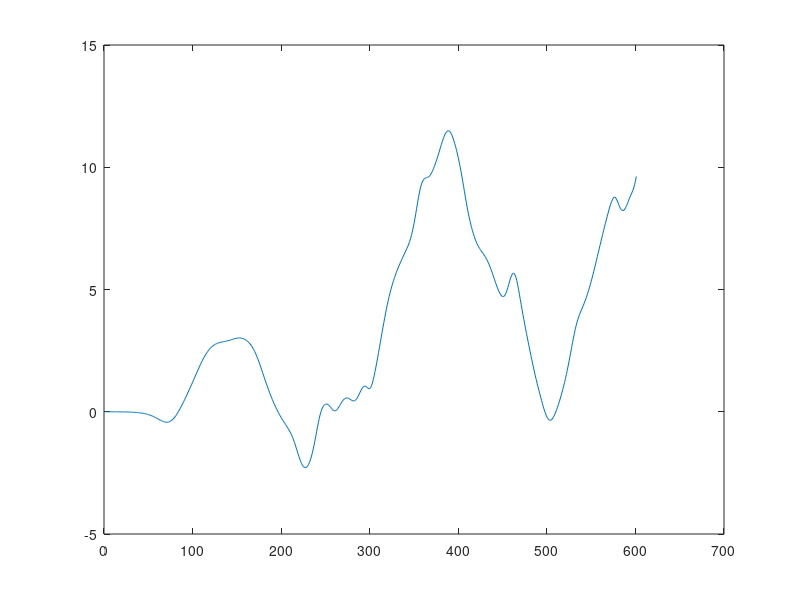
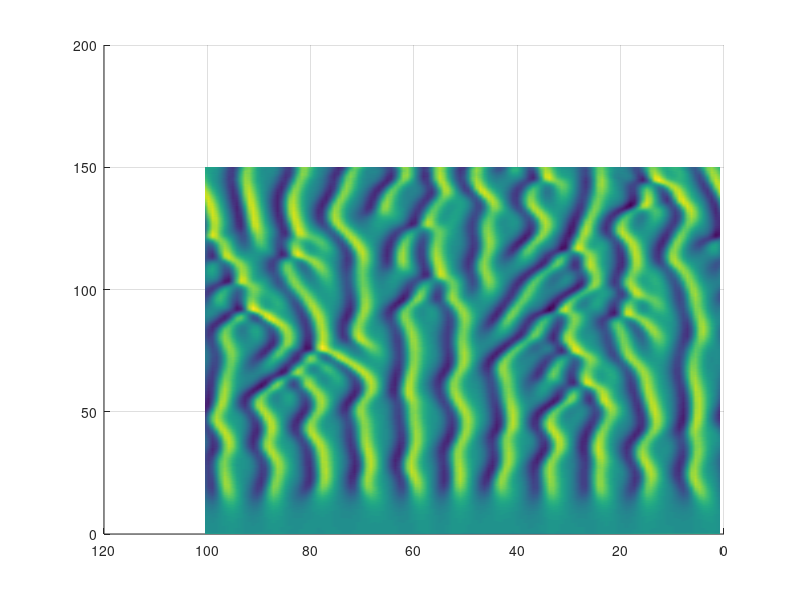

Source code (MATLAB) for these figures, in order:
%Adaptation of kursiv.m from Kassam ^ Trefethen (2005)

%Spatial grid:
N = 128;
x = 32*pi*(1:N)'/N;
%Initial condition:
u = cos(x/16).*(1+sin(x/16));
v = fft(u);
v = randn(128,1) + 1i*randn(128,1);
v(1) = 0;
v(2) = 0;
v(64) = 0;
v(end) = 0;

%ETDRK4 scalars:
h = 1/4;                        % time step
k = [0:N/2-1 0 -N/2+1:-1]'/16;  % wave numbers
L = k.^2 - k.^4;                % Fourier multipliers
E = exp(h*L); E2 = exp(h*L/2);
M = 16;                         % no. of points for complex means
r = exp(1i*pi*((1:M)-.5)/M);    % roots of unity
LR = h*L(:,ones(M,1)) + r(ones(N,1), :);
Q  = h*real(mean(           (exp(LR/2) - 1)./LR              ,2));
f1 = h*real(mean(   (-4-LR+exp(LR).*(4-3*LR+LR.^2))./LR.^3   ,2));
f2 = h*real(mean(       (2+LR+exp(LR).*(-2+LR))./LR.^3       ,2));
f3 = h*real(mean(   (-4-3*LR-LR.^2+exp(LR).*(4-LR))./LR.^3   ,2));

%Time-stepping loop:
uu = u; tt = 0; vv = v;
tmax = 150; nmax = round(tmax/h); nplt = 1; %floor((tmax/100)/h);
g = -0.5i*k;

%Nonlinear term:
N = @(x) g.*fft(real(ifft(x)).^2);

for n = 1:nmax
    t = n*h;
    Nv = N(v);
    a = E2.*v + Q.*Nv;
    Na = N(a);
    b = E2.*v + Q.*Na;
    Nb = N(b);
    c = E2.*a + Q.*(2*Nb-Nv);
    Nc = N(c);
    v = E.*v + Nv.*f1 + 2*(Na+Nb).*f2 + Nc.*f3;
    if mod(n,nplt)==0
        u=real(ifft(v));
        uu = [uu, u]; tt = [tt, t];; vv = [vv, v];
    end
end

figure(1)
plot(real(vv(2,:)))

figure(2)
surf(tt,x,uu)
view([-90,90])
shading('interp')
